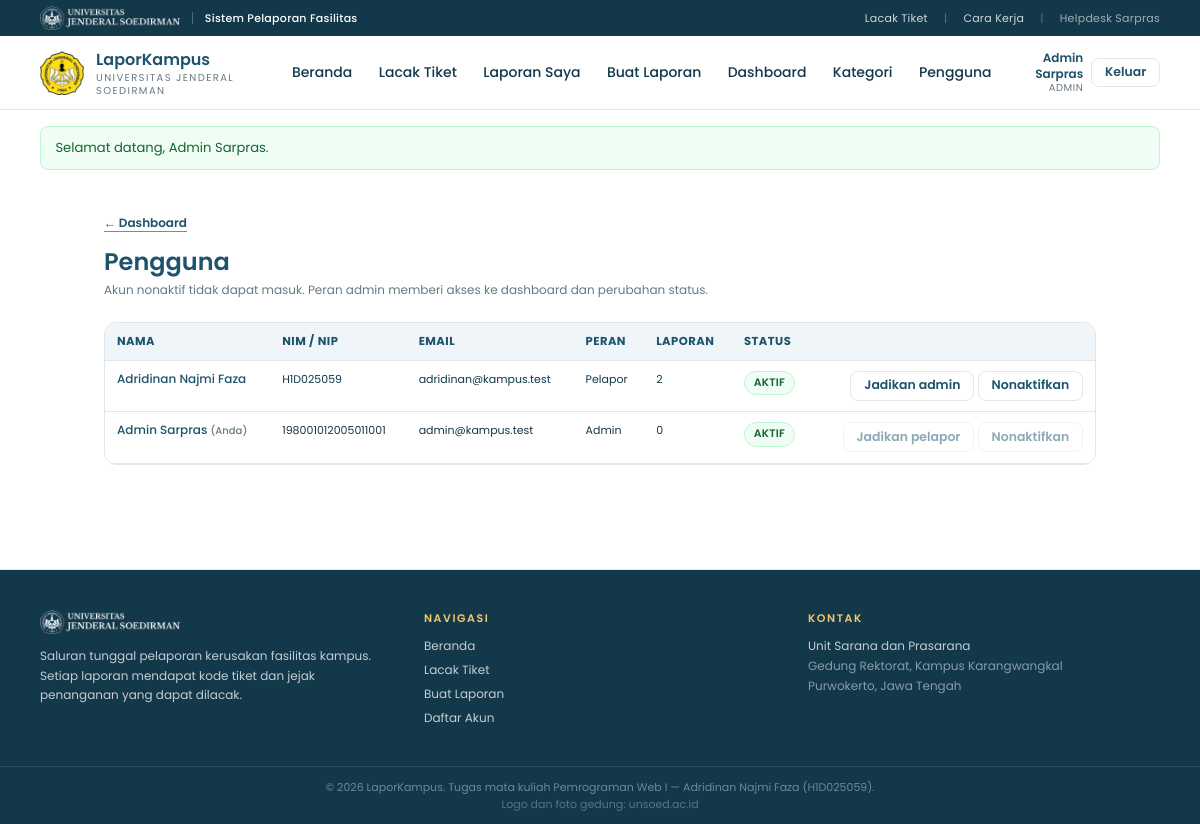
Screenshot of /admin/pengguna.php (signed in) with the database file from the repository.
### tables this page shows
CREATE TABLE users (
  id            INT AUTO_INCREMENT PRIMARY KEY,
  nama          VARCHAR(100) NOT NULL,
  nim_nip       VARCHAR(20)  NOT NULL,
  email         VARCHAR(120) NOT NULL UNIQUE,
  password_hash VARCHAR(255) NOT NULL,
  role          ENUM('pelapor','admin') NOT NULL DEFAULT 'pelapor',
  aktif         TINYINT(1)   NOT NULL DEFAULT 1,
  dibuat        DATETIME     NOT NULL DEFAULT CURRENT_TIMESTAMP
);

### includes/auth.php (called while the page is built, shortened)
<?php
require_once __DIR__ . '/fungsi.php';
function pengguna(): ?array
{
    return $_SESSION['user'] ?? null;
}

### includes/fungsi.php (called while the page is built, shortened)
<?php
function e($v): string
{
    return htmlspecialchars((string) $v, ENT_QUOTES, 'UTF-8');
}
function ambil_flash(): array
{
    $f = $_SESSION['flash'] ?? [];
    return $f;
}

### admin/pengguna.php (the view, shortened to what this page needs)
<?php
require_once __DIR__ . '/../includes/auth.php';
$daftar = $pdo->query(
    'SELECT u.id, u.nama, u.nim_nip, u.email, u.role, u.aktif, u.dibuat, COUNT(l.id) AS laporan
     FROM users u LEFT JOIN laporan l ON l.user_id = u.id
     GROUP BY u.id ORDER BY u.role, u.nama'
)->fetchAll();
include __DIR__ . '/../includes/header.php';
?>
<div class="mx-auto max-w-5xl px-4 py-10">
  <a href="<?= BASE ?>/admin/index.php" class="text-xs font-semibold text-navy underline decoration-gold underline-offset-4">&larr; Dashboard</a>
  <h1 class="mt-3 text-2xl font-semibold text-navy">Pengguna</h1>
  <p class="mt-1 text-xs text-muted">Akun nonaktif tidak dapat masuk. Peran admin memberi akses ke dashboard dan perubahan status.</p>
  <div class="card mt-6 overflow-hidden">
    <div class="overflow-x-auto">
      <table class="tabel">
        <thead>
          <tr><th>Nama</th><th>NIM / NIP</th><th>Email</th><th>Peran</th><th>Laporan</th><th>Status</th><th></th></tr>
        </thead>
        <tbody>
        <?php foreach ($daftar as $p): $diri = (int) $p['id'] === (int) $u['id']; ?>
          <tr>
            <td class="text-xs font-medium text-navy">
              <?= e($p['nama']) ?><?= $diri ? ' <span class="text-[10px] text-muted">(Anda)</span>' : '' ?>
            </td>
            <td class="whitespace-nowrap text-[11px]"><?= e($p['nim_nip']) ?></td>
            <td class="text-[11px]"><?= e($p['email']) ?></td>
            <td class="text-[11px] capitalize"><?= e($p['role']) ?></td>
            <td class="text-[11px]"><?= (int) $p['laporan'] ?></td>
            <td>
              <span class="badge <?= (int) $p['aktif'] ? 'badge-selesai' : 'badge-ditolak' ?>">
                <?= (int) $p['aktif'] ? 'Aktif' : 'Nonaktif' ?>
              </span>
            </td>
            <td class="whitespace-nowrap text-right">
              <form method="post" class="inline">
                <button type="submit" class="btn btn-ghost btn-sm" <?= $diri ? 'disabled' : '' ?>>
                  <?= $p['role'] === 'admin' ? 'Jadikan pelapor' : 'Jadikan admin' ?>
                </button>
              </form>
              <form method="post" class="inline" onsubmit="return confirm('Ubah status akun ini?');">
                <button type="submit" class="btn btn-ghost btn-sm" <?= $diri ? 'disabled' : '' ?>>
                  <?= (int) $p['aktif'] ? 'Nonaktifkan' : 'Aktifkan' ?>
                </button>
              </form>
            </td>
          </tr>
        <?php endforeach; ?>
        </tbody>
      </table>
    </div>
  </div>
</div>
<?php include __DIR__ . '/../includes/footer.php'; ?>

### includes/header.php (shortened to what this page needs)
<?php
require_once __DIR__ . '/auth.php';
$u = pengguna();
?>
<!DOCTYPE html>
<html lang="id" class="scroll-smooth">
<head>
<script src="https://cdn.tailwindcss.com"></script>
<link rel="stylesheet" href="<?= BASE ?>/assets/style.css">
</head>
<body class="flex min-h-screen flex-col bg-white font-sans text-navy-dark">
<div class="bg-navy-dark text-white">
  <div class="mx-auto flex max-w-6xl items-center justify-between px-4 py-1.5 text-[11px] tracking-wide">
    <span class="flex items-center gap-3">
      <img src="<?= BASE ?>/assets/img/logo-unsoed-putih.webp" alt="Universitas Jenderal Soedirman"
           class="h-6 w-auto opacity-95" width="600" height="103">
      <span class="font-medium">Sistem Pelaporan Fasilitas</span>
    </span>
    <nav class="flex items-center gap-4 text-white/80">
      <a href="<?= BASE ?>/track.php" class="hover:text-gold-soft">Lacak Tiket</a>
      <span class="hidden sm:inline text-white/30">|</span>
      <a href="<?= BASE ?>/index.php#cara" class="hidden sm:inline hover:text-gold-soft">Cara Kerja</a>
      <span class="hidden sm:inline text-white/30">|</span>
      <span class="hidden sm:inline text-white/60">Helpdesk Sarpras</span>
    </nav>
  </div>
</div>
<header class="sticky top-0 z-40 border-b border-line bg-white/95 backdrop-blur">
  <div class="mx-auto flex max-w-6xl items-center justify-between gap-4 px-4 py-3">
    <a href="<?= BASE ?>/index.php" class="flex items-center gap-3">
      <img src="<?= BASE ?>/assets/img/logo-unsoed.webp" alt="Lambang Universitas Jenderal Soedirman"
           class="h-11 w-11 object-contain" width="180" height="180">
      <span class="leading-tight">
        <span class="block text-base font-semibold text-navy"><?= APP_NAME ?></span>
        <span class="block text-[10px] uppercase tracking-[0.14em] text-muted"><?= APP_SUB ?></span>
      </span>
    </a>
    <nav class="hidden items-center gap-1 text-sm font-medium md:flex">
      <a href="<?= BASE ?>/index.php" class="nav-link">Beranda</a>
      <a href="<?= BASE ?>/track.php" class="nav-link">Lacak Tiket</a>
      <?php if ($u): ?>
        <a href="<?= BASE ?>/laporan/index.php" class="nav-link">Laporan Saya</a>
        <a href="<?= BASE ?>/laporan/buat.php" class="nav-link">Buat Laporan</a>
        <?php if ($u['role'] === 'admin'): ?>
          <a href="<?= BASE ?>/admin/index.php" class="nav-link">Dashboard</a>
          <a href="<?= BASE ?>/admin/kategori.php" class="nav-link">Kategori</a>
          <a href="<?= BASE ?>/admin/pengguna.php" class="nav-link">Pengguna</a>
        <?php endif; ?>
      <?php endif; ?>
    </nav>
    <div class="flex items-center gap-2">
      <?php if ($u): ?>
        <a href="<?= BASE ?>/profil.php" class="hidden text-right leading-tight sm:block">
          <span class="block text-xs font-semibold text-navy"><?= e($u['nama']) ?></span>
          <span class="block text-[10px] uppercase tracking-wider text-muted"><?= e($u['role']) ?></span>
        </a>
        <a href="<?= BASE ?>/logout.php" class="btn btn-ghost btn-sm">Keluar</a>
      <?php else: ?>
        <a href="<?= BASE ?>/login.php" class="btn btn-ghost btn-sm">Masuk</a>
        <a href="<?= BASE ?>/register.php" class="btn btn-primary btn-sm">Daftar</a>
      <?php endif; ?>
    </div>
  </div>
</header>
<main class="flex-1">
<?php foreach (ambil_flash() as $f): ?>
  <div class="mx-auto mt-4 max-w-6xl px-4">
    <div class="flash flash-<?= e($f['jenis']) ?>"><?= e($f['pesan']) ?></div>
  </div>
<?php endforeach; ?>

### assets/style.css (style rules this page uses)
:root { --navy: #1d536c; --navy-dark: #12384a; --navy-mid: #3f7896; --gold: #b98515; --gold-bright: #eeb700; --line: #e0e6ea; --muted: #657985; }
body { font-family: 'Poppins', 'Segoe UI', system-ui, sans-serif; }
.nav-link { display: inline-block; padding: .5rem .7rem; border-radius: .375rem; color: var(--navy-dark); white-space: nowrap; border-bottom: 2px solid transparent; }
.btn { display: inline-flex; align-items: center; justify-content: center; gap: .45rem; padding: .6rem 1.1rem; border-radius: .5rem; font-size: .875rem; font-weight: 600; line-height: 1.2; transition: background .15s, color .15s, border-color .15s; cursor: pointer; }
.btn-sm { padding: .4rem .8rem; font-size: .78rem; }
.btn-ghost { background: #fff; color: var(--navy); border: 1px solid var(--line); }
.btn:disabled { opacity: .5; cursor: not-allowed; }
.card { background: #fff; border: 1px solid var(--line); border-radius: .75rem; }
.badge { display: inline-block; padding: .18rem .55rem; border-radius: 999px; border: 1px solid transparent; font-size: .68rem; font-weight: 600; letter-spacing: .02em; text-transform: uppercase; }
.badge-selesai { background: #f0fdf4; color: #166534; border-color: #bbf7d0; }
.flash { border-radius: .5rem; padding: .7rem .9rem; font-size: .82rem; border: 1px solid transparent; }
.flash-success { background: #f0fdf4; border-color: #bbf7d0; color: #166534; }
.tabel { width: 100%; border-collapse: collapse; font-size: .82rem; }
.tabel th { text-align: left; padding: .6rem .75rem; background: #eff5f8; color: var(--navy); font-size: .72rem; text-transform: uppercase; letter-spacing: .04em; border-bottom: 1px solid var(--line); }
.tabel td { padding: .65rem .75rem; border-bottom: 1px solid var(--line); vertical-align: top; }

### rows the page displays
users: nama "Admin Sarpras", role "ADMIN", shows "(Anda)", nim_nip "198001012005011001", email "admin@kampus.test", role "Admin", laporan "0", aktif "AKTIF", shows "Jadikan pelapor"
users: nama "Adridinan Najmi Faza", nim_nip "H1D025059", email "adridinan@kampus.test", role "Pelapor", laporan "2", aktif "AKTIF", shows "Jadikan admin"

### other values shown
APP_NAME "LaporKampus"
APP_SUB "UNIVERSITAS JENDERAL SOEDIRMAN"
$f['pesan'] "Selamat datang, Admin Sarpras."
